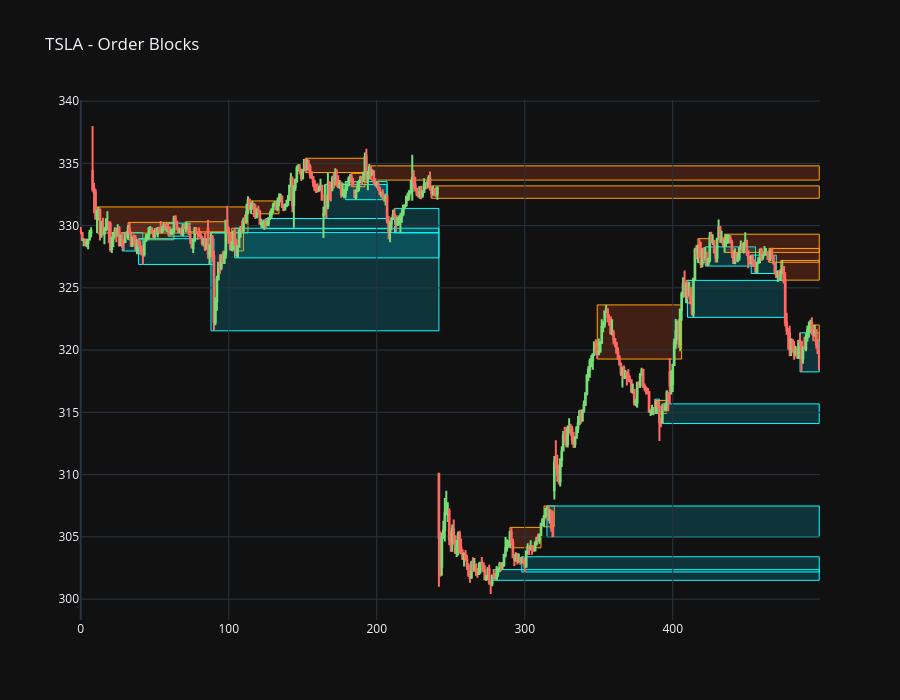

Source (notebook cell):
### Code cell
import numpy as np

fig = go.Figure(data=[go.Candlestick(
    x=df_mid.index,
    open=df_mid["open"],
    high=df_mid["high"],
    low=df_mid["low"],
    close=df_mid["close"],
    increasing_line_color="#77dd76",
    decreasing_line_color="#ff6962",
    name="TSLA",
)])

# Add OB zones (EndIndex now = invalidation candle or end of data)
ob_rows = ob_mid[ob_mid["OB"].notna()]
for _, row in ob_rows.iterrows():
    is_bull = row["OB"] == 1
    color = "rgba(0,188,212,0.2)" if is_bull else "rgba(255,87,34,0.2)"
    border = "cyan" if is_bull else "orange"
    x0 = int(row["StartIndex"])
    x1 = int(row["EndIndex"])
    fig.add_shape(
        type="rect", x0=x0, x1=x1,
        y0=row["Bottom"], y1=row["Top"],
        fillcolor=color, line=dict(color=border, width=1),
        layer="below",
    )

fig.update_layout(
    template="plotly_dark",
    title="TSLA - Order Blocks",
    xaxis_rangeslider_visible=False,
    height=700,
)
fig.show()

### Figure 1 — Plotly figure (JSON) as saved in the notebook; plotly's stock layout.template omitted (floating-point values rounded to 4 significant figures; data arrays with more than 128 entries replaced by an {"elided": "..."} marker saying what was removed)
{"data": [{"close": {"elided": "500 float values"}, "decreasing": {"line": {"color": "#ff6962"}}, "high": {"elided": "500 float values"}, "increasing": {"line": {"color": "#77dd76"}}, "low": {"elided": "500 float values"}, "name": "TSLA", "open": {"elided": "500 float values"}, "type": "candlestick", "x": {"elided": "500 int values"}}], "layout": {"height": 700, "shapes": [{"fillcolor": "rgba(255,87,34,0.2)", "layer": "below", "line": {"color": "orange", "width": 1}, "type": "rect", "x0": 11, "x1": 113, "y0": 329.4, "y1": 331.5}, {"fillcolor": "rgba(0,188,212,0.2)", "layer": "below", "line": {"color": "cyan", "width": 1}, "type": "rect", "x0": 28, "x1": 42, "y0": 328.0, "y1": 329.4}, {"fillcolor": "rgba(255,87,34,0.2)", "layer": "below", "line": {"color": "orange", "width": 1}, "type": "rect", "x0": 32, "x1": 63, "y0": 328.9, "y1": 330.3}, {"fillcolor": "rgba(0,188,212,0.2)", "layer": "below", "line": {"color": "cyan", "width": 1}, "type": "rect", "x0": 39, "x1": 90, "y0": 326.9, "y1": 328.9}, {"fillcolor": "rgba(255,87,34,0.2)", "layer": "below", "line": {"color": "orange", "width": 1}, "type": "rect", "x0": 58, "x1": 63, "y0": 329.5, "y1": 330.2}, {"fillcolor": "rgba(0,188,212,0.2)", "layer": "below", "line": {"color": "cyan", "width": 1}, "type": "rect", "x0": 59, "x1": 74, "y0": 329.1, "y1": 330.2}, {"fillcolor": "rgba(255,87,34,0.2)", "layer": "below", "line": {"color": "orange", "width": 1}, "type": "rect", "x0": 71, "x1": 98, "y0": 329.5, "y1": 330.3}, {"fillcolor": "rgba(0,188,212,0.2)", "layer": "below", "line": {"color": "cyan", "width": 1}, "type": "rect", "x0": 88, "x1": 242, "y0": 321.6, "y1": 329.4}, {"fillcolor": "rgba(255,87,34,0.2)", "layer": "below", "line": {"color": "orange", "width": 1}, "type": "rect", "x0": 102, "x1": 110, "y0": 328.0, "y1": 329.8}, {"fillcolor": "rgba(0,188,212,0.2)", "layer": "below", "line": {"color": "cyan", "width": 1}, "type": "rect", "x0": 104, "x1": 242, "y0": 327.4, "y1": 329.8}, {"fillcolor": "rgba(255,87,34,0.2)", "layer": "below", "line": {"color": "orange", "width": 1}, "type": "rect", "x0": 115, "x1": 134, "y0": 330.9, "y1": 332.0}, {"fillcolor": "rgba(0,188,212,0.2)", "layer": "below", "line": {"color": "cyan", "width": 1}, "type": "rect", "x0": 125, "x1": 208, "y0": 329.8, "y1": 330.6}, {"fillcolor": "rgba(255,87,34,0.2)", "layer": "below", "line": {"color": "orange", "width": 1}, "type": "rect", "x0": 152, "x1": 192, "y0": 334.3, "y1": 335.4}, {"fillcolor": "rgba(0,188,212,0.2)", "layer": "below", "line": {"color": "cyan", "width": 1}, "type": "rect", "x0": 165, "x1": 207, "y0": 330.6, "y1": 333.3}, {"fillcolor": "rgba(0,188,212,0.2)", "layer": "below", "line": {"color": "cyan", "width": 1}, "type": "rect", "x0": 179, "x1": 207, "y0": 332.1, "y1": 333.5}, {"fillcolor": "rgba(255,87,34,0.2)", "layer": "below", "line": {"color": "orange", "width": 1}, "type": "rect", "x0": 183, "x1": 192, "y0": 333.1, "y1": 334.2}, {"fillcolor": "rgba(255,87,34,0.2)", "layer": "below", "line": {"color": "orange", "width": 1}, "type": "rect", "x0": 196, "x1": 499, "y0": 333.7, "y1": 334.8}, {"fillcolor": "rgba(0,188,212,0.2)", "layer": "below", "line": {"color": "cyan", "width": 1}, "type": "rect", "x0": 212, "x1": 242, "y0": 329.4, "y1": 331.4}, {"fillcolor": "rgba(255,87,34,0.2)", "layer": "below", "line": {"color": "orange", "width": 1}, "type": "rect", "x0": 237, "x1": 499, "y0": 332.2, "y1": 333.2}, {"fillcolor": "rgba(0,188,212,0.2)", "layer": "below", "line": {"color": "cyan", "width": 1}, "type": "rect", "x0": 279, "x1": 499, "y0": 301.5, "y1": 302.4}, {"fillcolor": "rgba(255,87,34,0.2)", "layer": "below", "line": {"color": "orange", "width": 1}, "type": "rect", "x0": 290, "x1": 311, "y0": 304.1, "y1": 305.8}, {"fillcolor": "rgba(0,188,212,0.2)", "layer": "below", "line": {"color": "cyan", "width": 1}, "type": "rect", "x0": 298, "x1": 499, "y0": 302.2, "y1": 303.4}, {"fillcolor": "rgba(255,87,34,0.2)", "layer": "below", "line": {"color": "orange", "width": 1}, "type": "rect", "x0": 313, "x1": 320, "y0": 305.8, "y1": 307.5}, {"fillcolor": "rgba(0,188,212,0.2)", "layer": "below", "line": {"color": "cyan", "width": 1}, "type": "rect", "x0": 315, "x1": 499, "y0": 305, "y1": 307.5}, {"fillcolor": "rgba(255,87,34,0.2)", "layer": "below", "line": {"color": "orange", "width": 1}, "type": "rect", "x0": 349, "x1": 406, "y0": 319.3, "y1": 323.6}, {"fillcolor": "rgba(0,188,212,0.2)", "layer": "below", "line": {"color": "cyan", "width": 1}, "type": "rect", "x0": 388, "x1": 391, "y0": 314.9, "y1": 316.1}, {"fillcolor": "rgba(255,87,34,0.2)", "layer": "below", "line": {"color": "orange", "width": 1}, "type": "rect", "x0": 389, "x1": 396, "y0": 314.9, "y1": 316.0}, {"fillcolor": "rgba(0,188,212,0.2)", "layer": "below", "line": {"color": "cyan", "width": 1}, "type": "rect", "x0": 393, "x1": 499, "y0": 314.1, "y1": 315.7}, {"fillcolor": "rgba(255,87,34,0.2)", "layer": "below", "line": {"color": "orange", "width": 1}, "type": "rect", "x0": 409, "x1": 414, "y0": 323.8, "y1": 325.6}, {"fillcolor": "rgba(0,188,212,0.2)", "layer": "below", "line": {"color": "cyan", "width": 1}, "type": "rect", "x0": 410, "x1": 476, "y0": 322.6, "y1": 325.6}, {"fillcolor": "rgba(255,87,34,0.2)", "layer": "below", "line": {"color": "orange", "width": 1}, "type": "rect", "x0": 417, "x1": 425, "y0": 327.0, "y1": 328.9}, {"fillcolor": "rgba(0,188,212,0.2)", "layer": "below", "line": {"color": "cyan", "width": 1}, "type": "rect", "x0": 422, "x1": 456, "y0": 326.8, "y1": 328.3}, {"fillcolor": "rgba(255,87,34,0.2)", "layer": "below", "line": {"color": "orange", "width": 1}, "type": "rect", "x0": 435, "x1": 499, "y0": 327.8, "y1": 329.3}, {"fillcolor": "rgba(0,188,212,0.2)", "layer": "below", "line": {"color": "cyan", "width": 1}, "type": "rect", "x0": 453, "x1": 470, "y0": 326.1, "y1": 327.6}, {"fillcolor": "rgba(255,87,34,0.2)", "layer": "below", "line": {"color": "orange", "width": 1}, "type": "rect", "x0": 465, "x1": 499, "y0": 327.1, "y1": 328.2}, {"fillcolor": "rgba(0,188,212,0.2)", "layer": "below", "line": {"color": "cyan", "width": 1}, "type": "rect", "x0": 472, "x1": 475, "y0": 325.6, "y1": 326.4}, {"fillcolor": "rgba(255,87,34,0.2)", "layer": "below", "line": {"color": "orange", "width": 1}, "type": "rect", "x0": 473, "x1": 499, "y0": 325.6, "y1": 327.2}, {"fillcolor": "rgba(0,188,212,0.2)", "layer": "below", "line": {"color": "cyan", "width": 1}, "type": "rect", "x0": 486, "x1": 499, "y0": 318.2, "y1": 321.4}, {"fillcolor": "rgba(255,87,34,0.2)", "layer": "below", "line": {"color": "orange", "width": 1}, "type": "rect", "x0": 495, "x1": 499, "y0": 320.7, "y1": 322.0}], "title": {"text": "TSLA - Order Blocks"}, "xaxis": {"rangeslider": {"visible": false}}}}
